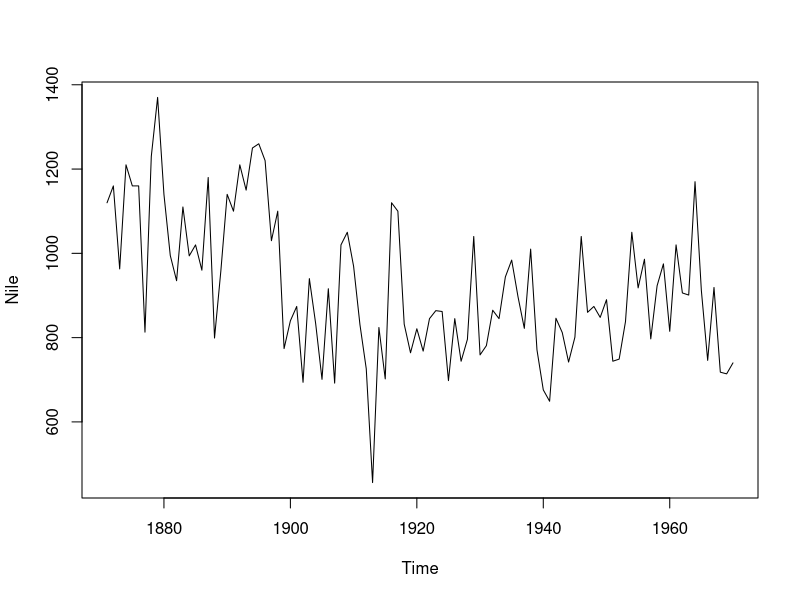
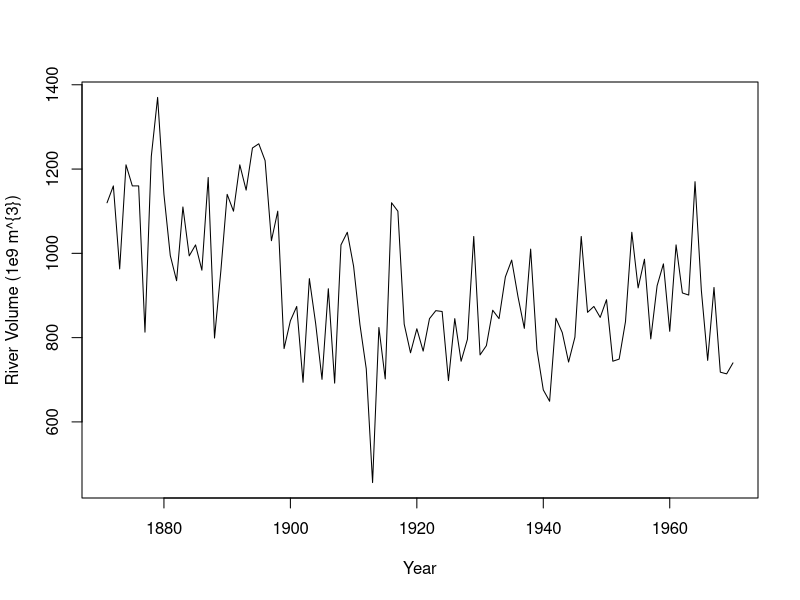
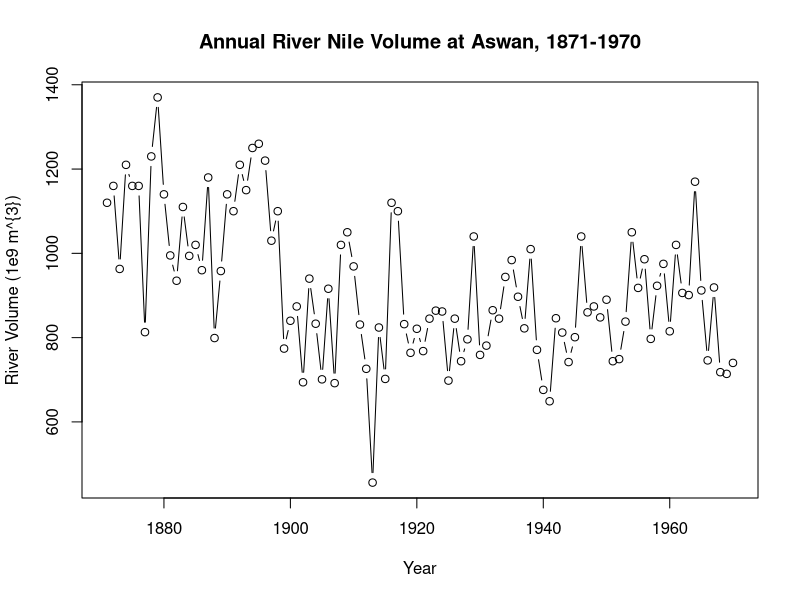

Write the R code that produced these figures, in order. (Note: this script raises an error after producing the figures.)
# Datacamp - Introduction to Time Series Analysis

#Exploring raw time series data
# Print the Nile dataset
print(Nile)

# List the number of observations in the Nile dataset
length(Nile)

# Display the first 10 elements of the Nile dataset
head(Nile, n=10)

# Display the last 12 elements of the Nile dataset
tail(Nile, n=12)

#****************
#Basic time series plots
# Plot the Nile data
plot(Nile)

# Plot the Nile data with xlab and ylab arguments
plot(Nile, xlab = "Year", ylab = "River Volume (1e9 m^{3})")

# Plot the Nile data with xlab, ylab, main, and type arguments
plot(Nile, main= "Annual River Nile Volume at Aswan, 1871-1970", type="b", xlab= "Year", ylab="River Volume (1e9 m^{3})")

#***********************************
#Understanding time indexes

# Plot the continuous_series using continuous time indexing
par(mfrow=c(2,1))
plot(continuous_time_index,continuous_series, type = "b")

# Make a discrete time index using 1:20 
discrete_time_index <-1:20

# Now plot the continuous_series using discrete time indexing
plot(discrete_time_index,continuous_series, type = "b")

#Exploring sampling frequency
#************************************
# Plot AirPassengers
plot(AirPassengers)


# View the start and end dates of AirPassengers
start(AirPassengers)
end(AirPassengers)


# Use time(), deltat(), frequency(), and cycle() with AirPassengers 
time(AirPassengers)
deltat(AirPassengers)
frequency(AirPassengers)
cycle(AirPassengers)

#**************************************
# Learning to deal with missing values
# Compute the mean of AirPassengers
mean(AirPassengers, na.rm=TRUE)

# Impute mean values to NA in AirPassengers
AirPassengers[85:96] <- mean(AirPassengers, na.rm = TRUE)

#**********************************
# Converting a data_vector to a ts object with start = 2004 and frequency = 4
time_series <- ts(data_vector, start = 2004, frequency = 4)

# Use print() and plot() to view time_series
print(time_series)
plot(time_series)


#***************************
#Plotting time series objects

# Check whether eu_stocks is a ts object
is.ts(eu_stocks)

# View the start, end, and frequency of eu_stocks
start(eu_stocks)
end(eu_stocks)
frequency(eu_stocks)

# Generate a simple plot of eu_stocks
plot(eu_stocks)

# Use ts.plot with eu_stocks
ts.plot(eu_stocks, col = 1:4, xlab = "Year", ylab = "Index Value", main = "Major European Stock Indices, 1991-1998")

# Add a legend to your ts.plot
legend("topleft", colnames(eu_stocks), lty = 1, col = 1:4, bty = "n")

#**************************
# Log Transformations to remove trends

# Log rapid_growth
linear_growth <-log(rapid_growth)

# Plot linear_growth using ts.plot()
ts.plot(linear_growth)

#*****************************
#Removing trends in level by differencing

# Generate the first difference of z
dz <- diff(z)

# Plot dz
ts.plot(dz)

# View the length of z and dz, respectively
length(z)
length(dz)

# Removing seasonal trends with seasonal differencing

# Generate a diff of x with lag = 4. Save this to dx
dx <- diff(x,lag=4)

# Plot dx
ts.plot(dx)

#*******************************
#Simulating white noise model

# Simulate a WN model with list(order = c(0, 0, 0))
white_noise <- arima.sim(model = list(order = c(0,0,0)), n = 100)

# Plot your white_noise data
ts.plot(white_noise)

# Simulate from the WN model with: mean = 100, sd = 10
white_noise_2 <- arima.sim(model = list(order = c(0,0,0)), n = 100, mean = 100, sd = 10)

# Plot your white_noise_2 data
ts.plot(white_noise_2)

# Fit the WN model to y using the arima command
arima(y,order= (c(0,0,0)))


# Calculate the sample mean and sample variance of y
mean(y)
var(y)

#**************************
# Random Walk Model

# Generate a RW model using arima.sim
random_walk <- arima.sim(model = list(order = c(0,1,0)), n = 100)

# Plot random_walk
ts.plot(random_walk)

# Calculate the first difference series
random_walk_diff <- diff(random_walk)

# Plot random_walk_diff
ts.plot(random_walk_diff)

#*************************
#Random walk model with drift
# Generate a RW model with a drift uing arima.sim
rw_drift <- arima.sim(model = list(order = c(0,1,0)), n = 100, mean = 1)

# Plot rw_drift
ts.plot(rw_drift)

# Calculate the first difference series
rw_drift_diff <- diff(rw_drift)

# Plot rw_drift_diff
ts.plot(rw_drift_diff)


#Estimating the random walk model

# Difference your random_walk data
rw_diff <- diff(random_walk)

# Plot rw_diff
ts.plot(rw_diff)

# Now fit the WN model to the differenced data
model_wn <-arima(rw_diff, order = c(0,0,0))

# Store the value of the estimated time trend (intercept)
int_wn=model_wn$coef


# Plot the original random_walk data
ts.plot(random_walk)

# Use abline(0, ...) to add time trend to the figure
abline(0, int_wn)

#********************************
#Convariance and correlation functions


# Use cov() with DAX_logreturns and FTSE_logreturns
cov(DAX_logreturns, FTSE_logreturns)

# Use cov() with logreturns
cov(logreturns)

# Use cor() with DAX_logreturns and FTSE_logreturns
cor(DAX_logreturns, FTSE_logreturns)

# Use cor() with logreturns
cor(logreturns)

#**************************************
#Calculating autocorrelations using acf function and manually
# Define x_t0 as x[-1]
x_t0 <- x[-1]

# Define x_t1 as x[-n]
x_t1 <- x[-n]

# Confirm that x_t0 and x_t1 are (x[t], x[t-1]) pairs  
head(cbind(x_t0, x_t1))

# Plot x_t0 and x_t1
plot(x_t0, x_t1)

# View the correlation between x_t0 and x_t1
cor(x_t0, x_t1)

# Use acf with x
acf(x, lag.max = 1, plot = FALSE)

# Confirm that difference factor is (n-1)/n
cor(x_t1, x_t0) * (n-1)/n

#***************************************
#Autoregressive model simulation
# Simulate an AR model with 0.5 slope
x <- arima.sim(model = list(ar = 0.5), n = 100)

# Simulate an AR model with 0.9 slope
y <- arima.sim(model = list( ar = 0.9), n=100)

# Simulate an AR model with -0.75 slope
z <- arima.sim(model = list( ar = -0.75), n=100)

# Plot your simulated data
plot.ts(cbind(x, y, z))

#**********************************************
#Forecasting from an estimated AR model

# Fit an AR model to Nile
AR_fit <-arima(Nile, order  = c(1,0,0))
print(AR_fit)

# Use predict() to make a 1-step forecast
predict_AR <- predict(AR_fit, n.ahead=1)

# Obtain the 1-step forecast using $pred[1]
predict_AR$pred[1]

# Use predict to make 1-step through 10-step forecasts
predict(AR_fit, n.ahead = 10)

# Run to plot the Nile series plus the forecast and 95% prediction intervals
ts.plot(Nile, xlim = c(1871, 1980))
AR_forecast <- predict(AR_fit, n.ahead = 10)$pred
AR_forecast_se <- predict(AR_fit, n.ahead = 10)$se
points(AR_forecast, type = "l", col = 2)
points(AR_forecast - 2*AR_forecast_se, type = "l", col = 2, lty = 2)
points(AR_forecast + 2*AR_forecast_se, type = "l", col = 2, lty = 2)

#to make predictions for several periods beyond  last observations n.ahead argument is used in predict() command. 

#***************************
#Simple MA model
# Generate MA model with slope 0.5
x <- arima.sim(model = list(ma = 0.5), n = 100)

# Generate MA model with slope 0.9
y <- arima.sim(model = list(ma = 0.9), n = 100)

# Generate MA model with slope -0.5
z <- arima.sim(model = list(ma = -0.5), n = 100)

# Plot all three models together
plot.ts(cbind(x, y, z))

#*********************
#Comparing AR and MA models

#All factors being equal,
#a model that produces a lower AIC or BIC than another model is considered a better fit

# Find correlation between AR_fit and MA_fit
cor(AR_fit, MA_fit)

# Find AIC of AR
AIC(AR)

# Find AIC of MA
AIC(AR)

# Find BIC of AR
BIC(AR)
